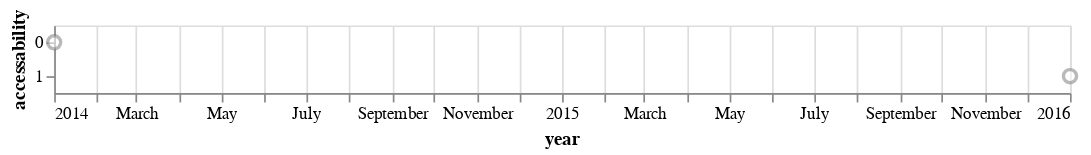

Source (notebook cell):
### Code cell
third_chart_access

### Figure 1 — Vega-Lite specification as saved in the notebook (floating-point values rounded to 4 significant figures)
{"config": {"title": {"font": "CM Mono"}, "axis": {"labelFont": "CM Mono", "titleFont": "CM Mono"}, "header": {"labelFont": "CM Mono", "titleFont": "CM Mono"}, "legend": {"labelFont": "CM Mono", "titleFont": "CM Mono"}}, "data": {"name": "data-cc244701dd50ffc25b74fc3cd76a710c"}, "mark": {"type": "circle", "fill": "white", "opacity": 1, "size": 60, "stroke": "gray"}, "encoding": {"opacity": {"type": "nominal", "field": "type", "legend": null}, "x": {"type": "temporal", "field": "year"}, "y": {"type": "nominal", "field": "accessability"}}, "transform": [{"filter": "datum.type == \"atomic\""}], "width": 600, "$schema": "https://vega.github.io/schema/vega-lite/v4.8.1.json", "datasets": {"data-cc244701dd50ffc25b74fc3cd76a710c": [{"year": "1932-01-01T00:00:00", "name": "Drum memory", "type": "magnetic", "usage": "1960s", "capacity": 62500, "lifespan": null, "addressability": 0.0, "mutability": 2, "accessability": 0, "Unnamed: 10": null}, {"year": "1946-01-01T00:00:00", "name": "Williams-Kilburn Tube", "type": "cathode ray tube", "usage": "1955", "capacity": 1000, "lifespan": null, "addressability": 0.0, "mutability": 2, "accessability": 1, "Unnamed: 10": null}, {"year": "1949-01-01T00:00:00", "name": "Magnetic-core memory", "type": "magnetic", "usage": "1970s", "capacity": 100000, "lifespan": null, "addressability": 1.0, "mutability": 2, "accessability": 1, "Unnamed: 10": null}, {"year": "1952-01-01T00:00:00", "name": "Magnetic Band (Tape)", "type": "magnetic", "usage": "today", "capacity": 330000000000000, "lifespan": null, "addressability": 0.0, "mutability": 2, "accessability": 0, "Unnamed: 10": null}, {"year": "1956-01-01T00:00:00", "name": "Hard Disk Drive (HDD)", "type": "magnetic", "usage": "today", "capacity": 2000000000000, "lifespan": null, "addressability": 1.0, "mutability": 2, "accessability": 1, "Unnamed: 10": null}, {"year": "1960-01-01T00:00:00", "name": "Magnetic stripe card", "type": "magnetic", "usage": "today", "capacity": 200, "lifespan": "3", "addressability": 0.0, "mutability": 2, "accessability": 0, "Unnamed: 10": null}, {"year": "1969-01-01T00:00:00", "name": "Floppy Disk", "type": "magnetic", "usage": "1990s", "capacity": 1440000, "lifespan": "5--30", "addressability": 1.0, "mutability": 2, "accessability": 1, "Unnamed: 10": null}, {"year": "1970-01-01T00:00:00", "name": "Bubble Memory", "type": "magnetic", "usage": "1980s", "capacity": 125000, "lifespan": null, "addressability": 0.0, "mutability": 2, "accessability": 0, "Unnamed: 10": null}, {"year": "1978-01-01T00:00:00", "name": "LaserDisc (LD)/Discovision (DV)", "type": "optical", "usage": "2001", "capacity": 324000000, "lifespan": null, "addressability": 1.0, "mutability": 2, "accessability": 1, "Unnamed: 10": null}, {"year": "1979-01-01T00:00:00", "name": "Solid-State-Drive (SSD)", "type": "electronic", "usage": "today", "capacity": 100000000000000, "lifespan": "~10", "addressability": 1.0, "mutability": 2, "accessability": 1, "Unnamed: 10": null}, {"year": "1981-01-01T00:00:00", "name": "Compact Disc (CD)", "type": "optical", "usage": "today", "capacity": 700000000, "lifespan": "25", "addressability": 1.0, "mutability": 2, "accessability": 1, "Unnamed: 10": null}, {"year": "1987-01-01T00:00:00", "name": "Digital Audio Tape (DAT)", "type": "electro-mechanical", "usage": "2005", "capacity": 256000, "lifespan": "30", "addressability": 0.0, "mutability": 2, "accessability": 0, "Unnamed: 10": null}, {"year": "1991-01-01T00:00:00", "name": "Mini-Disc", "type": "magneto-optical", "usage": "2001", "capacity": 140000000, "lifespan": "30-40", "addressability": 1.0, "mutability": 2, "accessability": 1, "Unnamed: 10": null}, {"year": "1994-01-01T00:00:00", "name": "Zip Drive", "type": "magnetic", "usage": "1990s", "capacity": 95370000, "lifespan": "5-10", "addressability": 1.0, "mutability": 2, "accessability": 1, "Unnamed: 10": null}, {"year": "1995-01-01T00:00:00", "name": "CompactFlash (CF)", "type": "electronic", "usage": "today", "capacity": 256000000000, "lifespan": "70-80", "addressability": 1.0, "mutability": 2, "accessability": 1, "Unnamed: 10": null}, {"year": "1995-01-01T00:00:00", "name": "Digital Compact Cassette (DCC)", "type": "magnetic", "usage": "1996", "capacity": 250000000, "lifespan": "30", "addressability": 0.0, "mutability": 2, "accessability": 0, "Unnamed: 10": null}, {"year": "1996-01-01T00:00:00", "name": "Digital Versatile Disc (DVD)", "type": "optical", "usage": "today", "capacity": 4500000000, "lifespan": "25", "addressability": 1.0, "mutability": 2, "accessability": 1, "Unnamed: 10": null}, {"year": "2000-01-01T00:00:00", "name": "USB Flash Disk", "type": "electronic", "usage": "today", "capacity": 2000000000000, "lifespan": "10", "addressability": 1.0, "mutability": 2, "accessability": 1, "Unnamed: 10": null}, {"year": "2001-01-01T00:00:00", "name": "Secure Digital (SD) card", "type": "electronic", "usage": "today", "capacity": 2000000000000, "lifespan": "10", "addressability": 1.0, "mutability": 2, "accessability": 1, "Unnamed: 10": null}, {"year": "2002-01-01T00:00:00", "name": "Blu-ray Disc (BD)", "type": "optical", "usage": "today", "capacity": 128000000000, "lifespan": "100-150", "addressability": 1.0, "mutability": 2, "accessability": 1, "Unnamed: 10": null}, {"year": "2004-01-01T00:00:00", "name": "Holographic Versatile Disc (HVD)", "type": "optical", "usage": "2008", "capacity": 200000000000, "lifespan": "3", "addressability": 1.0, "mutability": 2, "accessability": 1, "Unnamed: 10": null}, {"year": "2009-01-01T00:00:00", "name": "Millennial Disc (M-DISC)", "type": "optical", "usage": "2016", "capacity": 100000000000, "lifespan": "1000", "addressability": 1.0, "mutability": 0, "accessability": 1, "Unnamed: 10": null}, {"year": "2010-01-01T00:00:00", "name": "Cell cultures", "type": "molecular", "usage": "today", "capacity": 445000, "lifespan": null, "addressability": 0.0, "mutability": 1, "accessability": 0, "Unnamed: 10": null}, {"year": "2014-01-01T00:00:00", "name": "Colloidal particle clusters", "type": "atomic", "usage": "today", "capacity": 1, "lifespan": null, "addressability": 0.0, "mutability": 2, "accessability": 0, "Unnamed: 10": null}, {"year": "2016-01-01T00:00:00", "name": "Chlorine Atomic memory", "type": "atomic", "usage": "today", "capacity": 1000, "lifespan": null, "addressability": null, "mutability": 2, "accessability": 1, "Unnamed: 10": null}, {"year": "2010-01-01T00:00:00", "name": "Synthetic DNA", "type": "molecular", "usage": "today", "capacity": 22000000, "lifespan": "500", "addressability": 0.0, "mutability": 0, "accessability": 0, "Unnamed: 10": null}, {"year": "2019-01-01T00:00:00", "name": "Synthetic Metabolomes", "type": "molecular", "usage": "today", "capacity": 70000, "lifespan": null, "addressability": 0.0, "mutability": 0, "accessability": 0, "Unnamed: 10": null}]}}
